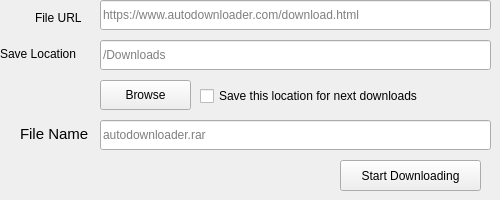
    <widget class="QWidget" name="file">
     <attribute name="title">
      <string>Download File</string>
     </attribute>
     <widget class="QPushButton" name="browsebtn">
      <property name="geometry">
       <rect>
        <x>100</x>
        <y>80</y>
        <width>91</width>
        <height>30</height>
       </rect>
      </property>
      <property name="text">
       <string>Browse</string>
      </property>
     </widget>
     <widget class="QPushButton" name="download_btn">
      <property name="geometry">
       <rect>
        <x>340</x>
        <y>160</y>
        <width>141</width>
        <height>31</height>
       </rect>
      </property>
      <property name="text">
       <string>Start Downloading</string>
      </property>
     </widget>
     <widget class="QLineEdit" name="savelocationlineedit">
      <property name="geometry">
       <rect>
        <x>100</x>
        <y>40</y>
        <width>391</width>
        <height>30</height>
       </rect>
      </property>
      <property name="placeholderText">
       <string>/Downloads</string>
      </property>
     </widget>
     <widget class="QLabel" name="label_2">
      <property name="geometry">
       <rect>
        <x>0</x>
        <y>45</y>
        <width>95</width>
        <height>17</height>
       </rect>
      </property>
      <property name="text">
       <string>Save Location</string>
      </property>
     </widget>
     <widget class="QLineEdit" name="urllineedit">
      <property name="geometry">
       <rect>
        <x>100</x>
        <y>0</y>
        <width>391</width>
        <height>30</height>
       </rect>
      </property>
      <property name="placeholderText">
       <string>https://www.autodownloader.com/download.html</string>
      </property>
     </widget>
     <widget class="QCheckBox" name="locationcheck">
      <property name="geometry">
       <rect>
        <x>200</x>
        <y>85</y>
        <width>271</width>
        <height>22</height>
       </rect>
      </property>
      <property name="text">
       <string>Save this location for next downloads</string>
      </property>
     </widget>
     <widget class="QLabel" name="label">
      <property name="geometry">
       <rect>
        <x>35</x>
        <y>8</y>
        <width>55</width>
        <height>20</height>
       </rect>
      </property>
      <property name="text">
       <string>File URL</string>
      </property>
     </widget>
     <widget class="QLineEdit" name="filenamelineedit">
      <property name="geometry">
       <rect>
        <x>100</x>
        <y>120</y>
        <width>391</width>
        <height>30</height>
       </rect>
      </property>
      <property name="readOnly">
       <bool>true</bool>
      </property>
      <property name="placeholderText">
       <string>autodownloader.rar</string>
      </property>
     </widget>
     <widget class="QLabel" name="label_8">
      <property name="geometry">
       <rect>
        <x>20</x>
        <y>124</y>
        <width>71</width>
        <height>20</height>
       </rect>
      </property>
      <property name="font">
       <font>
        <pointsize>11</pointsize>
        <italic>false</italic>
       </font>
      </property>
      <property name="text">
       <string>File Name</string>
      </property>
     </widget>
    </widget>
